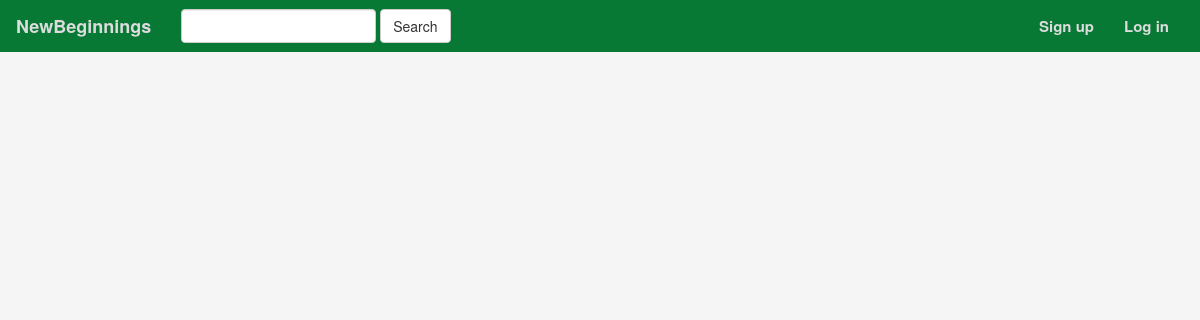
Before: /posts/69/ with the older database file.
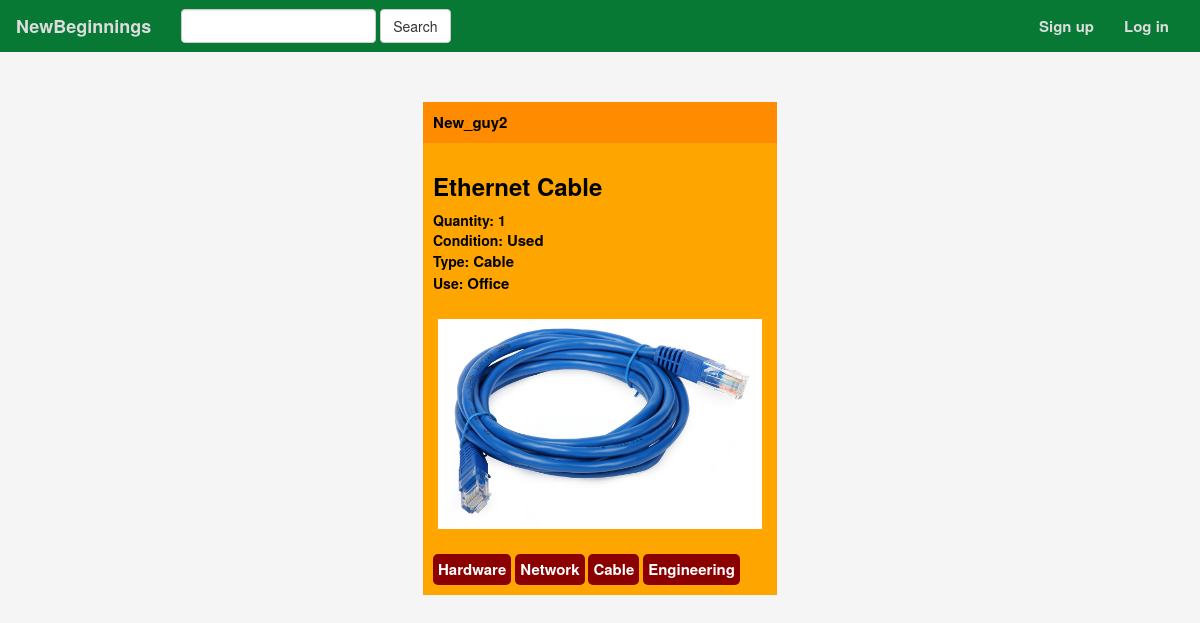
After: the same page with the newer database file.
### newbeginnings/models.py (models this page shows, shortened)
class Post(models.Model):
    user_id = models.ForeignKey(User,on_delete=models.CASCADE)
    item_photo = models.FileField(blank=True,null=True)
    item_name = models.CharField(max_length=200)
    item_quantity = models.IntegerField(default=0)
    item_condition = models.CharField(max_length=200)
    item_condition_slug = AutoSlugField(populate_from='item_condition', blank=True)
    item_type = models.CharField(max_length=200)
    item_type_slug = AutoSlugField(populate_from='item_type', blank=True)
    item_use = models.CharField(max_length=200)
    item_use_slug = AutoSlugField(populate_from='item_use', blank=True)
    tags = TaggableManager()

### newbeginnings/views.py (the view)
# urls.py: url(r'^posts/(?P<post_id>[0-9]+)/$', views.PostView.as_view(),name='post'),
class PostView(generic.ListView):
    template_name = 'newbeginnings/post_details.html'
    context_object_name = 'posts'
    def get_queryset(self, **kwargs):
        return Post.objects.filter(id=self.kwargs['post_id'])
    def get_context_data(self, **kwargs):
        context = super(PostView, self).get_context_data(**kwargs)
        context["loggeduser"] = self.request.user.id
        return context

### newbeginnings/templates/newbeginnings/post_details.html (shortened to what this page needs)
{% extends 'newbeginnings/base.html' %}
{% block body%}
{% for post in posts %}
    {% if post %}
    <div class="centerdiv">
          <div class="post">
                <div class="post_author">
                    <a href="{% url 'profile' post.user_id.id %}">{{post.user_id.username}}</a>
                </div>
                <div class="post_item">
                    <h3><strong>{{post.item_name}}</strong></h3>
                    Quantity: {{post.item_quantity}}<br>
                    Condition: <a href="{% url 'post-condition' post.item_condition_slug %}">{{post.item_condition}}</a> <br>
                    Type: <a href="{% url 'post-type' post.item_type_slug %}">{{post.item_type}}</a> <br>
                    Use: <a href="{% url 'post-use' post.item_use_slug %}">{{post.item_use}}</a> <br>
                </div>
                {% if post.item_photo %}
                <div class="post_img" ng-app="post_image">
                    <center>
                        <img id="myImg" src="{{post.item_photo.url}}" >
                    </center>
                </div>
                {% endif %}
                <div class="tag_wrap">
                    {% for tag in post.tags.all %}
                        <a href="{% url 'post-tag' tag.slug %}"><div class="tag">{{ tag.name }}</div></a>
                    {% endfor %}
                </div>
            </div>
    </div>
    {% endif %}
{% endfor %}
{% endblock %}

Changed rows visible on the page:
added Post: user_id.username "New_guy2", item_name "Ethernet Cable", item_quantity "1", item_condition "Used", item_type "Cable", item_use "Office", item_photo (picture)
added Tag: name "Hardware"
added Tag: name "Network"
added Tag: name "Cable"
added Tag: name "Engineering"
